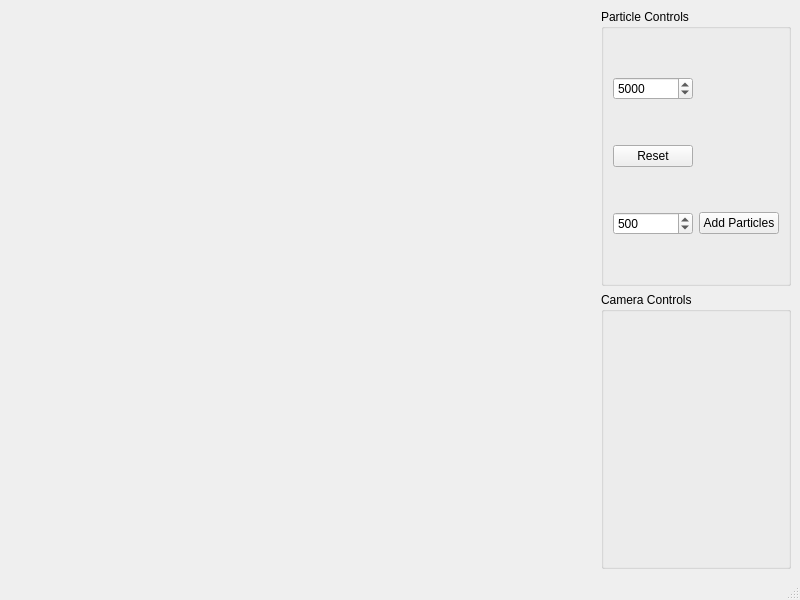
<?xml version="1.0" encoding="UTF-8"?>
<ui version="4.0">
 <class>MainWindow</class>
 <widget class="QMainWindow" name="MainWindow">
  <property name="geometry">
   <rect>
    <x>0</x>
    <y>0</y>
    <width>800</width>
    <height>600</height>
   </rect>
  </property>
  <property name="windowTitle">
   <string>ParticleGUI</string>
  </property>
  <widget class="QWidget" name="centralwidget">
   <layout class="QGridLayout" name="mainWindowGridLayout">
    <item row="0" column="2">
     <widget class="QGroupBox" name="groupBox">
      <property name="title">
       <string>Particle Controls</string>
      </property>
      <layout class="QGridLayout" name="gridLayout">
       <item row="2" column="1">
        <widget class="QPushButton" name="addParticles">
         <property name="text">
          <string>Add Particles</string>
         </property>
        </widget>
       </item>
       <item row="2" column="0">
        <widget class="QSpinBox" name="particlesToAdd">
         <property name="minimum">
          <number>10</number>
         </property>
         <property name="maximum">
          <number>5000</number>
         </property>
         <property name="value">
          <number>500</number>
         </property>
        </widget>
       </item>
       <item row="1" column="0">
        <widget class="QPushButton" name="resetParticles">
         <property name="text">
          <string>Reset</string>
         </property>
        </widget>
       </item>
       <item row="0" column="0">
        <widget class="QSpinBox" name="numParticles">
         <property name="minimum">
          <number>50</number>
         </property>
         <property name="maximum">
          <number>1000000</number>
         </property>
         <property name="value">
          <number>5000</number>
         </property>
        </widget>
       </item>
      </layout>
     </widget>
    </item>
    <item row="1" column="2">
     <widget class="QGroupBox" name="groupBox_2">
      <property name="title">
       <string>Camera Controls</string>
      </property>
     </widget>
    </item>
    <item row="0" column="1">
     <spacer name="horizontalSpacer">
      <property name="orientation">
       <enum>Qt::Horizontal</enum>
      </property>
      <property name="sizeHint" stdset="0">
       <size>
        <width>40</width>
        <height>20</height>
       </size>
      </property>
     </spacer>
    </item>
    <item row="0" column="0">
     <spacer name="horizontalSpacer_2">
      <property name="orientation">
       <enum>Qt::Horizontal</enum>
      </property>
      <property name="sizeHint" stdset="0">
       <size>
        <width>40</width>
        <height>20</height>
       </size>
      </property>
     </spacer>
    </item>
   </layout>
  </widget>
  <widget class="QMenuBar" name="menubar">
   <property name="geometry">
    <rect>
     <x>0</x>
     <y>0</y>
     <width>800</width>
     <height>24</height>
    </rect>
   </property>
  </widget>
  <widget class="QStatusBar" name="statusbar"/>
 </widget>
 <resources/>
 <connections/>
</ui>
